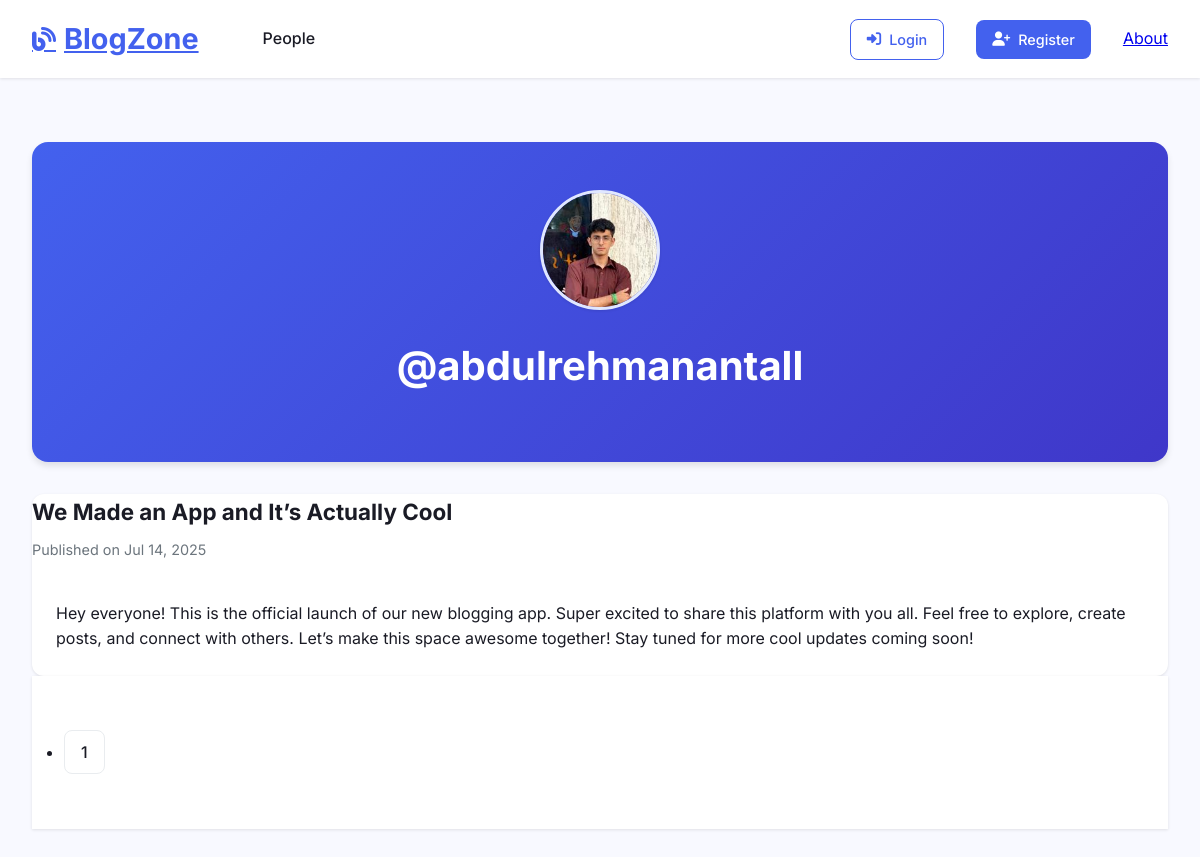
The app's page /abdulrehmanantall with its own data.
### companyblog/models.py (models this page shows, shortened)
class User(db.Model,UserMixin):
    __tablename__='users'
    id=db.Column(db.Integer,primary_key=True)
    profile_image=db.Column(db.String(64),nullable=False,default='default_profile.png')
    email=db.Column(db.String(64),unique=True,index=True)
    username=db.Column(db.String(64),unique=True,index=True)
    password_hash=db.Column(db.String(128))
    posts=db.relationship('BlogPost',backref='author',lazy=True)

class BlogPost(db.Model):
    users=db.relationship(User)
    id=db.Column(db.Integer,primary_key=True)
    user_id=db.Column(db.Integer,db.ForeignKey('users.id'),nullable=False)
    date=db.Column(db.DateTime,nullable=False,default=datetime.utcnow)
    title=db.Column(db.String(),nullable=False)
    text=db.Column(db.Text,nullable=False)

### companyblog/users/views.py (the view)
@users.route("/<username>")
def user_posts(username):
    page=request.args.get('page',1,type=int)
    user=User.query.filter_by(username=username).first_or_404()
    blog_posts=BlogPost.query.filter_by(author=user).order_by(BlogPost.date.desc()).paginate(page=page,per_page=5)
    return render_template('user_blog_posts.html',blog_posts=blog_posts,user=user)

### companyblog/templates/user_blog_posts.html
{% extends "base.html" %}
{% block content %}
<div class="jumbotron">
    <img class="profile-pic" src="{{ url_for('static', filename='profile_pics/' + user.profile_image) }}">
    <h1 style="margin-top: 1rem;">@{{ user.username }}</h1>
</div>
{% for post in blog_posts.items %}
<div class="post-card">
    <h2>
        <a href="{{ url_for('blog_posts.blog_post', blog_post_id=post.id) }}">{{ post.title }}</a>
    </h2>
    <div class="post-meta">
        Published on {{ post.date.strftime('%b %d, %Y') }}
    </div>
    <p class="post-content">
        {{ post.text }}
    </p>
</div>
{% endfor %}
<nav aria-label="Pagination">
    <ul class="pagination">
        {% for page_num in blog_posts.iter_pages(left_edge=1, right_edge=1, left_current=1, right_current=1) %}
        {% if page_num %}
        {% if blog_posts.page == page_num %}
        <li class="page-item active"><a class="page-link" href="#">{{ page_num }}</a></li>
        {% else %}
        <li class="page-item"><a class="page-link"
                href="{{ url_for('users.user_posts', username=user.username, page=page_num) }}">{{ page_num }}</a></li>
        {% endif %}
        {% endif %}
        {% endfor %}
    </ul>
</nav>
{% endblock %}

### companyblog/templates/base.html (style rules this page uses)
:root { --primary: #4361ee; --primary-light: #e0e7ff; --secondary: #3f37c9; --accent: #f72585; --dark: #1a1b25; --light: #f8f9ff; --gray: #6c757d; --light-gray: #e9ecef; --success: #4cc9f0; --warning: #f8961e; --danger: #ef233c; --radius-sm: 8px; --radius-md: 12px; --radius-lg: 16px; --shadow-sm: 0 1px 3px rgba(0, 0, 0, 0.1); --shadow-md: 0 4px 6px rgba(0, 0, 0, 0.1); --shadow-lg: 0 10px 15px rgba(0, 0, 0, 0.1); --transition: all 0.3s cubic-bezier(0.25, 0.8, 0.25, 1); }
* { margin: 0; padding: 0; box-sizing: border-box; }
body { font-family: 'Inter', sans-serif; background-color: var(--light); color: var(--dark); line-height: 1.6; }
nav { background-color: white; padding: 1rem 2rem; display: flex; justify-content: space-between; align-items: center; box-shadow: var(--shadow-sm); position: sticky; top: 0; z-index: 100; }
.jumbotron { background: linear-gradient(135deg, var(--primary), var(--secondary)); color: white; padding: 3rem 2rem; text-align: center; border-radius: var(--radius-lg); margin: 2rem 0; box-shadow: var(--shadow-md); }
.jumbotron h1 { font-size: 2.5rem; margin-bottom: 1rem; }
.post-card { background: white; border-radius: var(--radius-md); overflow: hidden; box-shadow: var(--shadow-sm); transition: var(--transition); display: flex; flex-direction: column; height: 100%; }
.post-content { padding: 1.5rem; flex-grow: 1; display: flex; flex-direction: column; }
.post-card h2 { margin-bottom: 0.5rem; font-size: 1.4rem; }
.post-card h2 a { color: var(--dark); text-decoration: none; transition: var(--transition); }
.post-meta { color: var(--gray); font-size: 0.9rem; margin-bottom: 1rem; display: flex; align-items: center; gap: 0.5rem; }
img.profile-pic { width: 120px; height: 120px; border-radius: 50%; object-fit: cover; border: 3px solid var(--primary-light); box-shadow: var(--shadow-sm); }
.pagination { display: flex; justify-content: center; margin: 3rem 0; gap: 0.5rem; }
.page-link { padding: 0.7rem 1rem; border-radius: var(--radius-sm); text-decoration: none; color: var(--dark); border: 1px solid var(--light-gray); transition: var(--transition); font-weight: 500; }

### records on screen
User: profile_image (picture), username "abdulrehmanantall"
BlogPost: title "We Made an App and It’s Actually Cool", date "Jul 14, 2025", text "Hey everyone! This is the official launch of our new blogging app. Super excited to share this platform with you all. Feel free to explore, create posts, and connect with others. Let’s make this space awesome together! Stay tuned for more cool updates coming soon!"

### other values on screen
{{ page_num }} "1"
